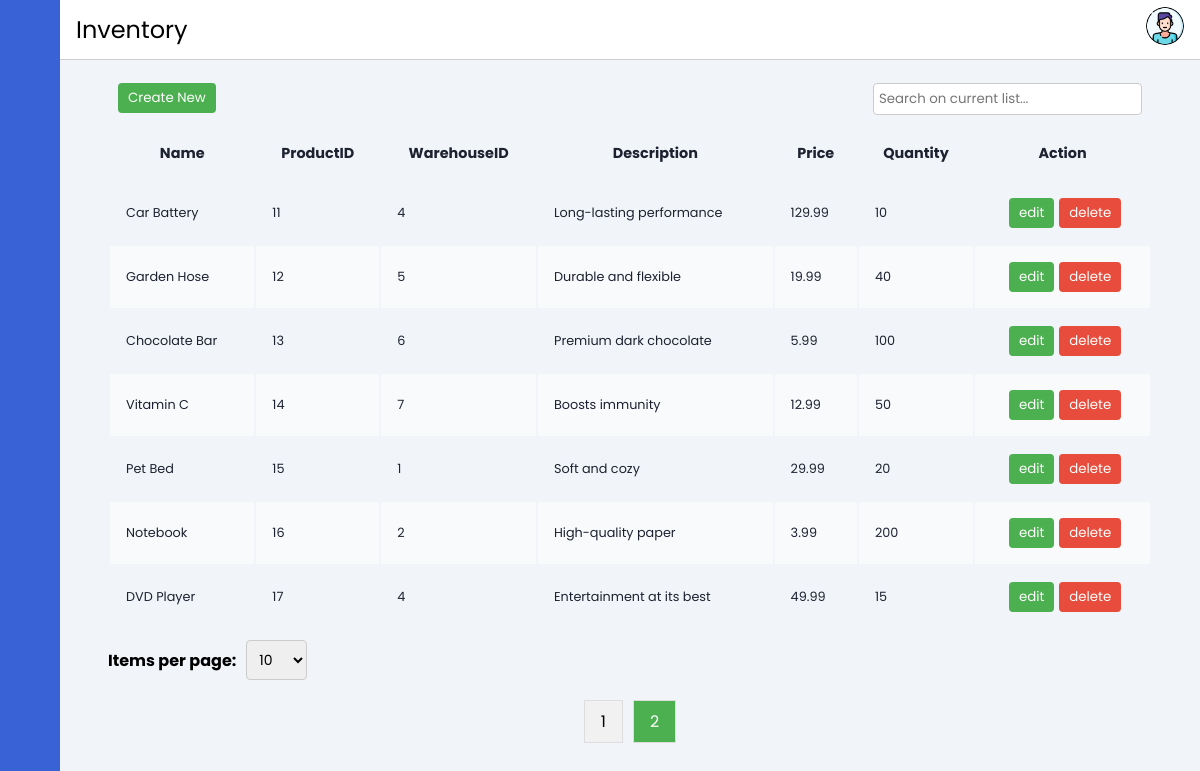
/layout/inventory.php?page=2, run on the app's committed database.
### tables this page shows
CREATE TABLE IF NOT EXISTS Product (
    ProductID INT AUTO_INCREMENT PRIMARY KEY,
    CategoryID INT,
    WarehouseID INT,
    Name VARCHAR(255) NOT NULL,
    Description TEXT,
    Price DECIMAL(10, 2),
    Quantity INT,
    LastUpdatedDate DATETIME,
    FOREIGN KEY (CategoryID) REFERENCES Category(CategoryID),
    FOREIGN KEY (WarehouseID) REFERENCES Warehouse(WarehouseID)
);

### layout/inventory.php (the view, shortened to what this page needs)
<?php
include '../contain/header.php';
include("../database/database-connect.php");
$sql = "SELECT Name, ProductID, WarehouseID, Description, Price, Quantity FROM Product";
$result = $conn->query($sql);
$products = array();
if ($result->num_rows > 0) {
    while ($row = $result->fetch_assoc()) {
        $products[] = array(
            $row["Name"],
            $row["ProductID"],
            $row["WarehouseID"],
            $row["Description"],
            $row["Price"],
            $row["Quantity"]
        );
    }
}
$itemsPerPage = isset($_GET['itemsPerPage']) ? (int) $_GET['itemsPerPage'] : 10;
$totalItems = count($products);
$totalPages = ceil($totalItems / $itemsPerPage);
$current_page = isset($_GET['page']) ? $_GET['page'] : 1;
$current_page = max(1, min($totalPages, $current_page));
$offset = ($current_page - 1) * $itemsPerPage;
$subsetProducts = array_slice($products, $offset, $itemsPerPage);
?>
<div class="main-content">
    <?php
    include '../contain/horizontal-bar.php';
    ?>
    <main>
        <div class="button-and-search">
            <form method="POST">
                <button name="Cnew">Create New</button>
            </form>
            <input type="text" id="searchInput" placeholder="Search on current list..." onkeyup="searchTable()">
        </div>
        <div class="table-responsive">
            <table id="myTable" class="table-container" style="width:100%">
                <thead>
                    <tr>
                        <th>Name</th>
                        <th>ProductID</th>
                        <th>WarehouseID</th>
                        <th>Description</th>
                        <th>Price</th>
                        <th>Quantity</th>
                        <th>Action</th>
                    </tr>
                </thead>
                <tbody id="tableBody">
                    <?php foreach ($subsetProducts as $product): ?>
                        <tr>
                            <td>
                                <?= $product[0] ?>
                            </td>
                            <td>
                                <?= $product[1] ?>
                            </td>
                            <td>
                                <?= $product[2] ?>
                            </td>
                            <td>
                                <?= $product[3] ?>
                            </td>
                            <td>
                                <?= $product[4] ?>
                            </td>
                            <td>
                                <?= $product[5] ?>
                            </td>
                            <td>
                                <form method="GET" action="inventory-edit.php">
                                    <button class="edit" type="submit">edit</button>
                                </form>
                                <form method="POST">
                                    <button class="delete" name="deleteProduct" type="submit"
                                        onclick="return confirm('Are you sure you want to delete this product?')">delete
                                    </button>
                                </form>
                            </td>
                        </tr>
                    <?php endforeach; ?>
                </tbody>
            </table>
        </div>
        <form method="GET" class="pagination-form">
            <label for="itemsPerPage">Items per page:</label>
            <select id="itemsPerPage" name="itemsPerPage" onchange="this.form.submit()">
                <option value="10" <?= $itemsPerPage == 10 ? 'selected' : '' ?>>10</option>
            </select>
        </form>
        <div id="pagination" class="pagination">
            <?php for ($page = 1; $page <= $totalPages; $page++): ?>
                <a href="?page=<?= $page ?>" <?= $page == $current_page ? 'class="active"' : '' ?>>
                    <?= $page ?>
                </a>
            <?php endfor; ?>
        </div>
    </main>
</div>
</body>
</html>

### css/style.css (style rules this page uses)
main { margin-top: 4vh; min-height: 90vh; padding: 1rem 3rem; }
th, td { font-size: .9rem; padding: 1rem 1rem; color: var(--color-dark); }
td { font-size: .8rem; }
tbody tr:nth-child(even) { background: #f9fafc; }
.table-responsive { overflow-x: auto; }
.button-and-search { display: flex; justify-content: space-between; padding: 10px; }
.button-and-search button, .add-entry-btn, .table-container td:last-child button { padding: 5px 10px; background-color: #4CAF50; color: white; border: none; border-radius: 4px; cursor: pointer; }
.button-and-search input { padding: 5px; border: 1px solid #ccc; border-radius: 4px; }
.table-container td:last-child { display: flex; justify-content: center; align-items: center; }
.table-container td:last-child button { padding: 5px 10px; margin-left: 5px; background-color: #4CAF50; color: white; border: none; border-radius: 4px; cursor: pointer; }
.table-container td:last-child button.delete { background-color: #e74c3c; }
.pagination-form { padding-top: 10px; display: flex; align-items: center; }
.pagination-form label { margin-right: 10px; font-weight: bold; }
.pagination-form select { padding: 8px; font-size: 14px; border: 1px solid #ccc; border-radius: 4px; cursor: pointer; }
.pagination { display: flex; justify-content: center; margin-top: 20px; }
.pagination a { color: black; padding: 8px 16px; text-decoration: none; transition: background-color .3s; margin: 0 5px; border: 1px solid #ddd; background-color: #f1f1f1; }
.pagination a.active { background-color: #4CAF50; color: white; }

### css/header.css (style rules this page uses)
:root { --main-color: #3A62D7; --color-dark: #1D2231; --text-grey: #8390A2; }
* { font-family: 'Poppins', sans-serif; margin: 0; padding: 0; text-decoration: none; list-style-type: none; box-sizing: border-box; }
body { background: #f1f5f9; }
.main-content { position: relative; margin-left: 240px; transition: margin-left 500ms; }
@media only screen and (max-width: 1200px) { .main-content { margin-left: 60px; } }

### data on the page
product: Name "Car Battery", ProductID "11", WarehouseID "4", Description "Long-lasting performance", Price "129.99", Quantity "10"
product: Name "Garden Hose", ProductID "12", WarehouseID "5", Description "Durable and flexible", Price "19.99", Quantity "40"
product: Name "Chocolate Bar", ProductID "13", WarehouseID "6", Description "Premium dark chocolate", Price "5.99", Quantity "100"
product: Name "Vitamin C", ProductID "14", WarehouseID "7", Description "Boosts immunity", Price "12.99", Quantity "50"
product: Name "Pet Bed", ProductID "15", WarehouseID "1", Description "Soft and cozy", Price "29.99", Quantity "20"
product: Name "Notebook", ProductID "16", WarehouseID "2", Description "High-quality paper", Price "3.99", Quantity "200"
product: Name "DVD Player", ProductID "17", WarehouseID "4", Description "Entertainment at its best", Price "49.99", Quantity "15"

### other printed values
$pathtitle "Inventory"
